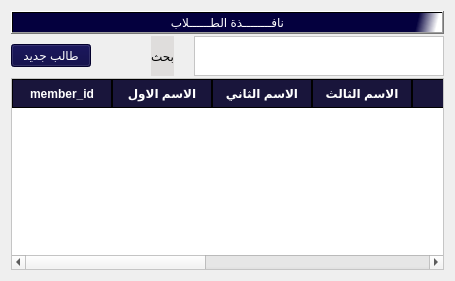
                   <widget class="QWidget" name="tab_233">
                    <attribute name="title">
                     <string>ادارة الطلاب</string>
                    </attribute>
                    <layout class="QGridLayout" name="gridLayout_14">
                     <item row="0" column="0">
                      <layout class="QVBoxLayout" name="verticalLayout_135" stretch="3,3,96">
                       <property name="spacing">
                        <number>2</number>
                       </property>
                       <item>
                        <widget class="QPushButton" name="pushButton_271">
                         <property name="styleSheet">
                          <string notr="true">background-color:rgb(223, 221, 220);
color:rgb(0, 0, 0);

font: 18pt &quot;Mohammad Annoktah&quot;;
background-color:qlineargradient(spread:pad, x1:0.506975, y1:0.432, x2:0.99, y2:0.437227, stop:0.900498 rgba(4, 0, 62, 255), stop:1 rgba(255, 255, 255, 255));
color:rgb(255, 255, 255);
font: 15pt &quot;PT Bold Heading&quot;;</string>
                         </property>
                         <property name="text">
                          <string>نافــــــــذة الطــــــلاب</string>
                         </property>
                        </widget>
                       </item>
                       <item>
                        <layout class="QHBoxLayout" name="horizontalLayout_221" stretch="0,40,0,0">
                         <property name="spacing">
                          <number>20</number>
                         </property>
                         <item>
                          <widget class="QPushButton" name="btnAddNewStudent">
                           <property name="layoutDirection">
                            <enum>Qt::LeftToRight</enum>
                           </property>
                           <property name="styleSheet">
                            <string notr="true">background-color:rgb(4, 0, 62);
color:rgb(255, 255, 255);
font: 15pt &quot;PT Bold Heading&quot;;</string>
                           </property>
                           <property name="text">
                            <string>طالب جديد</string>
                           </property>
                           <property name="icon">
                            <iconset>
                             <normaloff>../.designer/newjob/icons/add-to-28.svg</normaloff>../.designer/newjob/icons/add-to-28.svg</iconset>
                           </property>
                           <property name="iconSize">
                            <size>
                             <width>30</width>
                             <height>30</height>
                            </size>
                           </property>
                          </widget>
                         </item>
                         <item>
                          <spacer name="horizontalSpacer_60">
                           <property name="orientation">
                            <enum>Qt::Horizontal</enum>
                           </property>
                           <property name="sizeHint" stdset="0">
                            <size>
                             <width>40</width>
                             <height>20</height>
                            </size>
                           </property>
                          </spacer>
                         </item>
                         <item>
                          <widget class="QLabel" name="label_190">
                           <property name="styleSheet">
                            <string notr="true">background-color:rgb(223, 221, 220);
color:rgb(0, 0, 0);

font: 15pt &quot;Mohammad Annoktah&quot;;</string>
                           </property>
                           <property name="text">
                            <string>بحث</string>
                           </property>
                          </widget>
                         </item>
                         <item>
                          <widget class="QTextEdit" name="txtStudentsSearch">
                           <property name="maximumSize">
                            <size>
                             <width>250</width>
                             <height>40</height>
                            </size>
                           </property>
                           <property name="styleSheet">
                            <string notr="true">background-color:rgb(255, 255, 255);
color:rgb(0, 0, 0);
font: 10pt &quot;PT Bold Heading&quot;;</string>
                           </property>
                          </widget>
                         </item>
                        </layout>
                       </item>
                       <item>
                        <layout class="QHBoxLayout" name="horizontalLayout_222">
                         <item>
                          <widget class="QTableWidget" name="tblStudents">
                           <property name="styleSheet">
                            <string notr="true">QTableWidget {
    background-color: #FFFFFF;
    alternate-background-color:rgb(0, 0, 0);
    font: 9pt &quot;PT Bold Heading&quot;;
    font-weight: bold;
 color:rgb(0, 0, 0)
}

QHeaderView::section {
    background-color:rgb(25, 21, 59);
    border: 1px solid rgb(0, 0, 0);
    font-weight: bold;
    padding: 4px;
    text-align: center;
	font: 10pt &quot;PT Bold Heading&quot;;
	color:rgb(255, 255, 255)
}

QTableWidget::item:selected {
    background-color:rgb(25, 21, 65);
    color:rgb(255, 255, 255);
}</string>
                           </property>
                           <column>
                            <property name="text">
                             <string>member_id</string>
                            </property>
                           </column>
                           <column>
                            <property name="text">
                             <string>الاسم الاول</string>
                            </property>
                           </column>
                           <column>
                            <property name="text">
                             <string>الاسم الثاني</string>
                            </property>
                           </column>
                           <column>
                            <property name="text">
                             <string>الاسم الثالث</string>
                            </property>
                           </column>
                           <column>
                            <property name="text">
                             <string>اللقب</string>
                            </property>
                           </column>
                           <column>
                            <property name="text">
                             <string>الصف</string>
                            </property>
                           </column>
                           <column>
                            <property name="text">
                             <string>تاريخ الميلاد</string>
                            </property>
                           </column>
                           <column>
                            <property name="text">
                             <string>رقم ولي الامر</string>
                            </property>
                           </column>
                           <column>
                            <property name="text">
                             <string>العمليات</string>
                            </property>
                           </column>
                          </widget>
                         </item>
                        </layout>
                       </item>
                      </layout>
                     </item>
                    </layout>
                   </widget>
